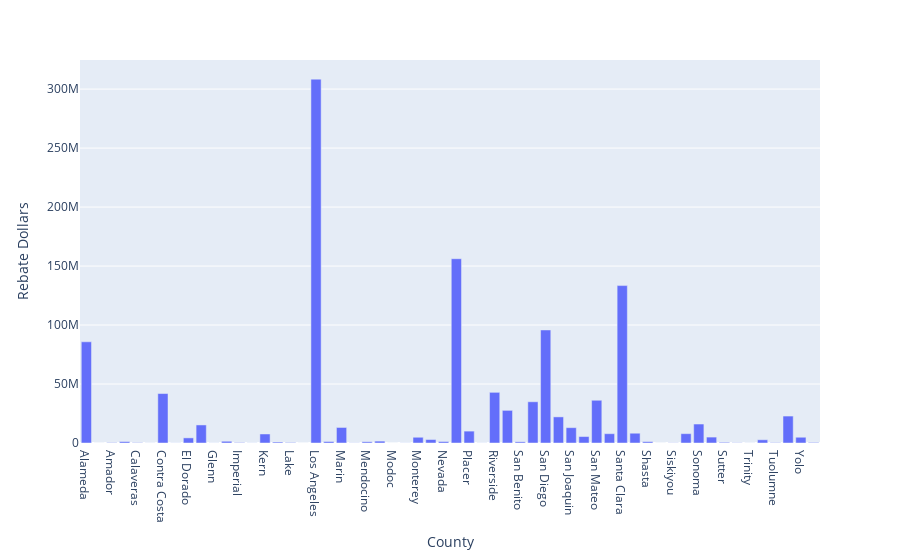

Notebook source saved alongside this figure:
### Code cell
fig_7 = px.bar(CA_tax_rebate_by_county, x="County", y="Rebate Dollars")
fig_7.write_image("Output/Rebate_Dollars_by_County.png")
fig_7.show()

### Figure 1 — Plotly figure (JSON) as saved in the notebook; plotly's stock layout.template omitted (floating-point values rounded to 4 significant figures)
{"data": [{"alignmentgroup": "True", "hovertemplate": "County=%{x}<br>Rebate Dollars=%{y}<extra></extra>", "legendgroup": "", "marker": {"color": "#636efa", "pattern": {"shape": ""}}, "name": "", "offsetgroup": "", "orientation": "v", "showlegend": false, "textposition": "auto", "type": "bar", "x": ["Alameda", "Alpine", "Amador", "Butte", "Calaveras", "Colusa", "Contra Costa", "Del Norte", "El Dorado", "Fresno", "Glenn", "Humboldt", "Imperial", "Inyo", "Kern", "Kings", "Lake", "Lassen", "Los Angeles", "Madera", "Marin", "Mariposa", "Mendocino", "Merced", "Modoc", "Mono", "Monterey", "Napa", "Nevada", "Orange", "Placer", "Plumas", "Riverside", "Sacramento", "San Benito", "San Bernardino", "San Diego", "San Francisco", "San Joaquin", "San Luis Obispo", "San Mateo", "Santa Barbara", "Santa Clara", "Santa Cruz", "Shasta", "Sierra", "Siskiyou", "Solano", "Sonoma", "Stanislaus", "Sutter", "Tehama", "Trinity", "Tulare", "Tuolumne", "Ventura", "Yolo", "Yuba"], "xaxis": "x", "y": [85780980, 8500, 298800, 1197800, 287400, 52500, 41920000.0, 74650, 4339751, 15298917, 70500, 1478370, 347300, 76900, 7651368, 819900, 418567, 24500, 308400000.0, 1258000, 13175484, 118500, 1041500, 1601633, 1000, 78400, 4862444, 2946200, 1254300, 156200151, 10077935, 56900, 42942556, 27670268, 1012833, 34949455, 95810000.0, 22131142, 12997001, 5465117, 36228727, 7891251, 133429472, 8289050, 1151250, 14194, 127000, 7920486, 16083668, 5009283, 579900, 187750, 44250, 2738435, 288068, 22840277, 4880628, 476417], "yaxis": "y"}], "layout": {"barmode": "relative", "legend": {"tracegroupgap": 0}, "margin": {"t": 60}, "xaxis": {"anchor": "y", "domain": [0, 1], "title": {"text": "County"}}, "yaxis": {"anchor": "x", "domain": [0, 1], "title": {"text": "Rebate Dollars"}}}}
